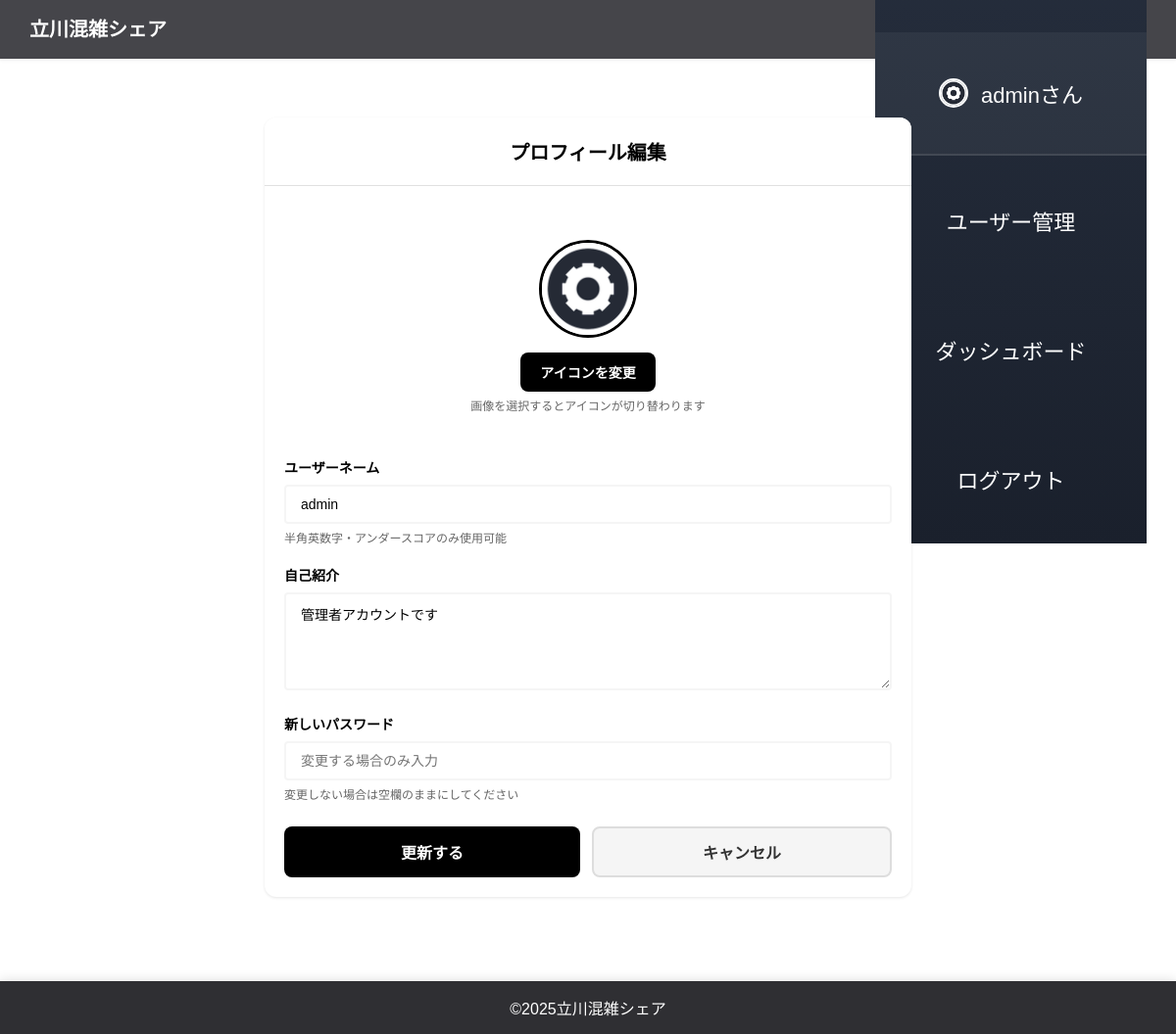
/profile/edit (signed in), run on the app's committed database.
### apps/main_app/models.py (models this page shows, shortened)
class User(UserMixin, db.Model):
    __tablename__ = 'users'
    id = db.Column(db.Integer, primary_key=True)
    username = db.Column(db.String(100), unique=True, nullable=False)
    password = db.Column(db.String(255), nullable=False)
    is_admin = db.Column(db.Boolean, default=False)
    icon_path = db.Column(db.String(255), default='uploads/icons/default.png')
    banner_path = db.Column(db.String(255))
    bio = db.Column(db.Text)
    total_points = db.Column(db.Integer, default=0)

### apps/main_app/main_routes.py (the view)
@main_bp.route("/profile/edit", methods=["GET"])
@login_required
def profile_edit():
    from apps.post_page.post_db import get_user_total_points, can_set_banner
    points_info = get_user_total_points(current_user.username)
    rank_info = {
        'total_points': points_info['total_points'],
        'bonus_points': points_info['bonus_points'],
        'evaluation_points': points_info['evaluation_points'],
        'can_set_banner': can_set_banner(current_user.username)
    }
    return render_template("profile_edit.html", user=current_user, rank_info=rank_info)

### apps/main_app/app.py (called while the page is built)
@login_manager.user_loader
def load_user(user_id):
    return User.query.get(int(user_id))

### apps/post_page/post_db.py (called while the page is built)
def can_set_banner(username):
    points_info = get_user_total_points(username)
    return points_info['total_points'] >= 5000

def get_user_total_points(username):
    conn = sqlite3.connect(DB_PATH)
    c = conn.cursor()
    try:
        c.execute('''
            SELECT
                COALESCE(bonus_points, 0) as bonus,
                COALESCE(evaluation_points, 0) as evaluation
            FROM users
            WHERE username = ?
        ''', (username,))
        result = c.fetchone()
        conn.close()
        if result:
            bonus = result[0]
            evaluation = result[1]
            return {
                'bonus_points': bonus,
                'evaluation_points': evaluation,
                'total_points': bonus + evaluation
            }
        return {'bonus_points': 0, 'evaluation_points': 0, 'total_points': 0}
    except:
        conn.close()
        return {'bonus_points': 0, 'evaluation_points': 0, 'total_points': 0}

### apps/top_page/templates/profile_edit.html (shortened to what this page needs)
<!DOCTYPE html>
<html lang="ja">
<head>
  <link rel="stylesheet" href="{{ url_for('static', filename='style.css') }}">
</head>
<body>
  <header>
    <div class="app_name"><h1>立川混雑シェア</h1></div>
    <div class="menu-outer01">
      <ul class="sample_menu_list01">
        {% if current_user.is_authenticated %}
          <li><a href="{{ url_for('post.post_page') }}">投稿</a></li>
          <li class="user-info">
            <a href="{{ url_for('main.user_page', username=current_user.username) }}" class="user-link">
              <img src="{{ url_for('static', filename=current_user.icon_path) }}" class="user-icon-img">
              {{ current_user.username }}さん
            </a>
          </li>
        {% if current_user.is_admin %}
          <li><a href="{{ url_for('main.admin_panel') }}">ユーザー管理</a></li>
          <li><a href="{{ url_for('main.admin_dashboard') }}">ダッシュボード</a></li>
        {% endif %}
        <li><a href="{{ url_for('main.logout') }}">ログアウト</a></li>        {% endif %}
      </ul>
    </div>
  </header>
  <div class="profile-container">
    <div class="profile-card">
      <div class="profile-header">
        <h1 class="profile-title">プロフィール編集</h1>
      </div>
      <div class="profile-content">
        <form method="POST" action="{{ url_for('main.update_profile') }}" enctype="multipart/form-data">
          <div class="icon-section">
            <div class="icon-frame" id="iconFrame">
              <img src="{{ url_for('static', filename=user.icon_path) }}" alt="アイコン" id="displayImage">
            </div>
            <label class="upload-button" for="iconInput">アイコンを変更</label>
            <p class="help-text">画像を選択するとアイコンが切り替わります</p>
          </div>
          <div class="form-group">
            <label class="form-label">ユーザーネーム</label>
            <input type="text" name="username" class="form-input" value="{{ user.username }}" required>
            <p class="help-text">半角英数字・アンダースコアのみ使用可能</p>
          </div>
          <div class="form-group">
            <label class="form-label">自己紹介</label>
            <textarea name="bio" class="form-textarea" placeholder="自己紹介を入力してください">{{ user.bio or '' }}</textarea>
          </div>
          <div class="form-group" style="margin-top: 20px;">
            <label class="form-label">新しいパスワード</label>
            <input type="password" name="password" class="form-input" placeholder="変更する場合のみ入力">
            <p class="help-text">変更しない場合は空欄のままにしてください</p>
          </div>
          <div class="form-actions">
            <button type="submit" class="submit-button">更新する</button>            <a href="{{ url_for('main.user_page', username=current_user.username) }}" class="cancel-button">キャンセル</a>
          </div>
        </form>
      </div>
    </div>
  </div>
  <footer>
    <p>©2025立川混雑シェア</p>
  </footer>
</body>
</html>

### data on the page
User: icon_path (picture), username "admin", bio "管理者アカウントです"
